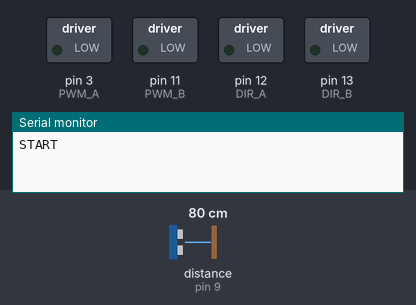
A sketch run on a simulated Arduino Uno, built with avr-gcc and run on an emulated ATmega328P. Parts: switched loads named in the sketch (green lamp = pin HIGH), the last lines printed to the serial monitor. The inputs (shaded band) are chosen by the test bench; at power-on: distance to the obstacle (sensor on pin 9) 80 cm. The echo pulse lasts 58.3 µs per cm.

Above: at 0.1 s.
At 4.2 s:
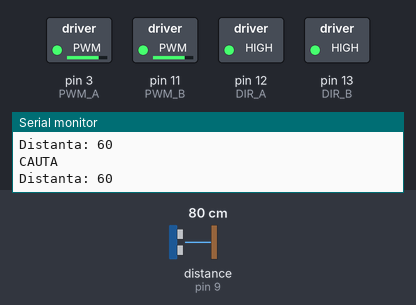
4.3 s: distance to the obstacle (sensor on pin 9) set to 44 cm
7.3 s: distance to the obstacle (sensor on pin 9) set to 37 cm
At 8.4 s:
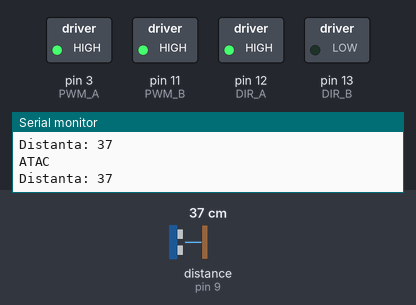
Timing chart, 0 to 10.3 s (numbered marks = the images above; inputs shaded):
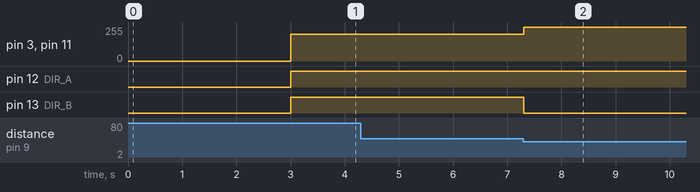

Measured:
- the behaviour switches between 41 and 40 cm on distance to the obstacle (sensor on pin 9) (found by bisection; images 1 and 2)
- after the input at 7.3 s, pin 3 (PWM_A), pin 11 (PWM_B): 200/255 → 255/255 at once; pin 13 (DIR_B): HIGH → LOW at once

The sketch:

uno_sumo_2ore.ino
```cpp
#include <NewPing.h>

// ------------------- Senzor ultrasonic -------------------

#define TRIG_PIN 8
#define ECHO_PIN 9
#define MAX_DISTANCE 60

#define DETECT_DISTANCE 40
NewPing sonar(TRIG_PIN, ECHO_PIN, MAX_DISTANCE);


// ------------------- Motoare -------------------

#define DIR_A 12
#define PWM_A 3

#define DIR_B 13
#define PWM_B 11


#define SEARCH_SPEED 200
#define ATTACK_SPEED 255


// timp cat continua atacul dupa ce pierde adversarul
#define ATTACK_MEMORY 300

unsigned long lastSeen = 0;


// ------------------- Functii motoare -------------------

void stopMotors()
{
  analogWrite(PWM_A,0);
  analogWrite(PWM_B,0);
}


void attack()
{
  digitalWrite(DIR_A,HIGH);
  digitalWrite(DIR_B,LOW);

  analogWrite(PWM_A,ATTACK_SPEED);
  analogWrite(PWM_B,ATTACK_SPEED);
}


void search()
{
  digitalWrite(DIR_A,HIGH);
  digitalWrite(DIR_B,HIGH);

  analogWrite(PWM_A,SEARCH_SPEED);
  analogWrite(PWM_B,SEARCH_SPEED);
}


// ------------------- Setup -------------------

void setup()
{
  Serial.begin(9600);


  pinMode(DIR_A,OUTPUT);
  pinMode(PWM_A,OUTPUT);

  pinMode(DIR_B,OUTPUT);
  pinMode(PWM_B,OUTPUT);


  stopMotors();

  Serial.println("START");

  delay(3000);
}


// ------------------- Loop -------------------

void loop()
{

  int distance = sonar.ping_cm();


  if(distance == 0)
  {
    distance = MAX_DISTANCE;
  }


  Serial.print("Distanta: ");
  Serial.println(distance);


  // adversarul este vazut
  if(distance <= DETECT_DISTANCE)
  {
    lastSeen = millis();

    Serial.println("ATAC");
    attack();
  }


  // nu il vede, dar tocmai l-a vazut
  else if(millis() - lastSeen < ATTACK_MEMORY)
  {
    Serial.println("CONTINUA ATAC");
    attack();
  }


  // nu mai exista tinta
  else
  {
    Serial.println("CAUTA");
    search();
  }


  delay(20);
}
```
